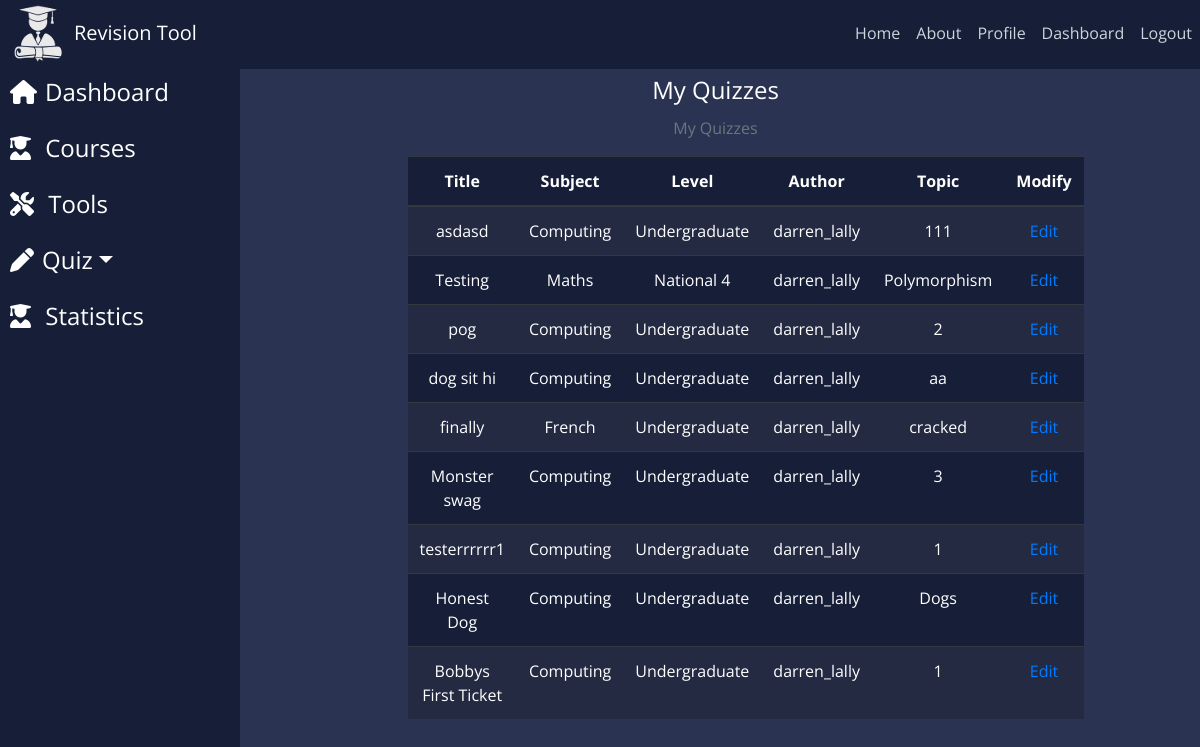
Before: /my_quiz/ (signed in) with the older database file.
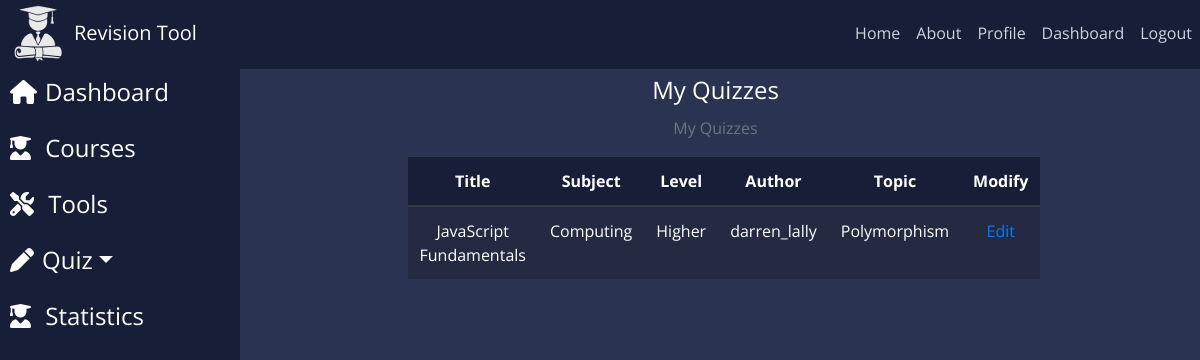
After: the same page with the newer database file.
### quiz/models.py (models this page shows, shortened)
class Quiz(models.Model):
    title = models.CharField(max_length = 200)
    subject = models.CharField(max_length = 20)
    level = models.CharField(max_length = 25)
    topic = models.CharField(max_length = 25)
    author = models.ForeignKey(settings.AUTH_USER_MODEL, on_delete = models.CASCADE)
    created = models.DateTimeField(auto_now_add=True,null=True,blank=True)
    class Meta:
        verbose_name_plural = "quiz"

### dashboard/views.py (the view)
# urls.py: path('my_quiz/', views.my_quiz, name='dashboard-my_quiz' ),
@login_required
def my_quiz(request):
     user = request.user
     user_posts = Quiz.objects.filter(author=request.user)
     user_questions = Questions.objects.filter
     args = {'posts': user_posts, 'questions': user_questions}
     return render(request, 'dashboard/my_quiz.html', args)

### dashboard/templates/dashboard/my_quiz.html
{% extends "dashboard/base.html" %}
{% block content %}
<div class="row justify-content-center">
  <div class="col-8 mt-2 text-center">
      <legend class="text-center">My Quizzes</legend>
      <p class="text-center text-muted">My Quizzes</p>
      <table class="table table-dark table-striped mx-auto">
          <thead>
            <tr>
              <th scope="col">Title</th>
              <th scope="col">Subject</th>
              <th scope="col">Level</th>
              <th scope="col">Author</th>
              <th scope="col">Topic</th>
              <th scope="col">Modify</th>
            </tr>
          </thead>
          <tbody>
              {% for post in posts%}
              <tr>
              <td>{{post.title}}</td>
              <td>{{post.subject}}</td>
              <td>{{post.level}}</td>
              <td>{{post.author}}</td>
              <td>{{post.topic}}</td>
              <td><a href="{% url 'view-quiz' pk=post.pk auth=post.author quz=post.title %}">Edit</a></td>
              </tr>
              {% endfor %}
          </tbody>
        </table>
  </div>
</div>
{% endblock content %}

### dashboard/templates/dashboard/base.html (shortened to what this page needs)
{% load static %}
<!DOCTYPE html>
<html lang="en">
<head>
    <link rel="stylesheet" href="https://maxcdn.bootstrapcdn.com/bootstrap/4.0.0/css/bootstrap.min.css">
    <link rel="stylesheet" type="text/css" href="{% static 'blog/main.css' %}">
    <link rel="stylesheet" href="https://cdnjs.cloudflare.com/ajax/libs/animate.css/3.7.2/animate.min.css">
</head>
<body>
 <header class="site-header">
    <nav class="navbar navbar-expand-lg fixed-top pb-1">
        <div class="container-fluid p-0">
            <img class="pr-1" id="logo" src="/media/logo.png" alt="logo">
            <a style="color: #FFFF" class="navbar-brand mr-3" href="{% url 'blog-home' %}">Revision Tool</a>
            <div class="collapse navbar-collapse text-center" id="navbarToggle">
                <div class="navbar-nav ml-auto">
                    <a class="nav-item nav-link" href="{% url 'blog-home' %}">Home</a>
                    <a class="nav-item nav-link" href="{% url 'blog-about' %}">About</a>
                </div>
                <div class="navbar-nav">
                    {% if user.is_authenticated %}
                    <a class="nav-item nav-link" href="{%url 'profile'%}">Profile</a>
                    <a class="nav-item nav-link" href="{%url 'dashboard-home'%}">Dashboard</a>
                    <a class="nav-item nav-link" href="{%url 'logout'%}">Logout</a>
                    {% else %}
                      <a class="nav-item nav-link" href="{%url 'login'%}">Login</a>
                      <a class="nav-item nav-link" href="{%url 'register'%}">Register</a>
                    {% endif %}
                </div>
            </div>
        </div>
    </nav>
  </header>
  {% if user.is_authenticated %}
  <div class="container-fluid pl-0">
    <div class="side-nav" id="side-nav-toggle">
        <ul>
          <li>
            <a href="{%url 'dashboard-home'%}">
            <span><i class="fas fa-home pr-2"></i>Dashboard</span>
            </a>
          </li>
          <li>
            <a href="#">
              <span><i class="fas fa-user-graduate pr-2"></i></span>
              <span>Courses</span>
            </a>
        </li>
          <li>
          <a href="#">
          <span><i class="fas fa-tools pr-2"></i></span>
          <span>Tools</span>
          </a>
              </li>
              <li class="nav-item dropdown">
                  <a class="nav-link dropdown-toggle p-0 m-0" data-toggle="dropdown" href="#" role="button" aria-haspopup="true" aria-expanded="false"><span><i class="fas fa-pen pr-2"></i></span>Quiz</a>
                </li>
              <li>
                  <a href="#">
                    <span><i class="fas fa-user-graduate pr-2"></i></span>
                    <span>Statistics</span>
                  </a>
              </li>
            </ul>
        </div>
        {% endif %}
        <div class="main-content">
            {% block content %}{% endblock %}
        </div>
  </div>
</body>
</html>

### blog/static/blog/main.css (style rules this page uses)
body { background-color: #2A3452; color: #333333; margin-top: 4rem; font-family: 'Open Sans', sans-serif; color: #fff; }
ul { margin: 0; }
.site-header .navbar-nav .nav-link { color: #cbd5db; }
.table { margin: 0px auto !important; background-color: #171F38!important; }
nav { background-color: #171F38 !important; padding: 0 !important; }
.side-nav ul { padding: 0; }
.side-nav ul li { padding: 10px 10px; list-style-type: none; }
.side-nav { position: fixed; float: left; width: 240px; min-height: 100vh; background-color: #171F38; text-decoration: none; margin-right: 0; }
.side-nav ul li a { color: #FFFF; text-decoration: none !important; margin-top: 15px; font-size: 24px; }
.side-nav ul li a i { color: #FFF; text-align: center; }
#logo { padding-right: 17px; padding-left: 5px; }
.main-content { padding-left: 246px; }

Changed rows visible on the page:
removed Quiz: title "asdasd", subject "Computing", level "Undergraduate", author "darren_lally", topic "111"
removed Quiz: title "Testing", subject "Maths", level "National 4", author "darren_lally", topic "Polymorphism"
removed Quiz: title "pog", subject "Computing", level "Undergraduate", author "darren_lally", topic "2"
removed Quiz: title "dog sit hi", subject "Computing", level "Undergraduate", author "darren_lally", topic "aa"
removed Quiz: title "finally", subject "French", level "Undergraduate", author "darren_lally", topic "cracked"
removed Quiz: title "Monster swag", subject "Computing", level "Undergraduate", author "darren_lally", topic "3"
removed Quiz: title "testerrrrrr1", subject "Computing", level "Undergraduate", author "darren_lally", topic "1"
removed Quiz: title "Honest Dog", subject "Computing", level "Undergraduate", author "darren_lally", topic "Dogs"
removed Quiz: title "Bobbys First Ticket", subject "Computing", level "Undergraduate", author "darren_lally", topic "1"
added Quiz: title "JavaScript Fundamentals", subject "Computing", level "Higher", author "darren_lally", topic "Polymorphism"
